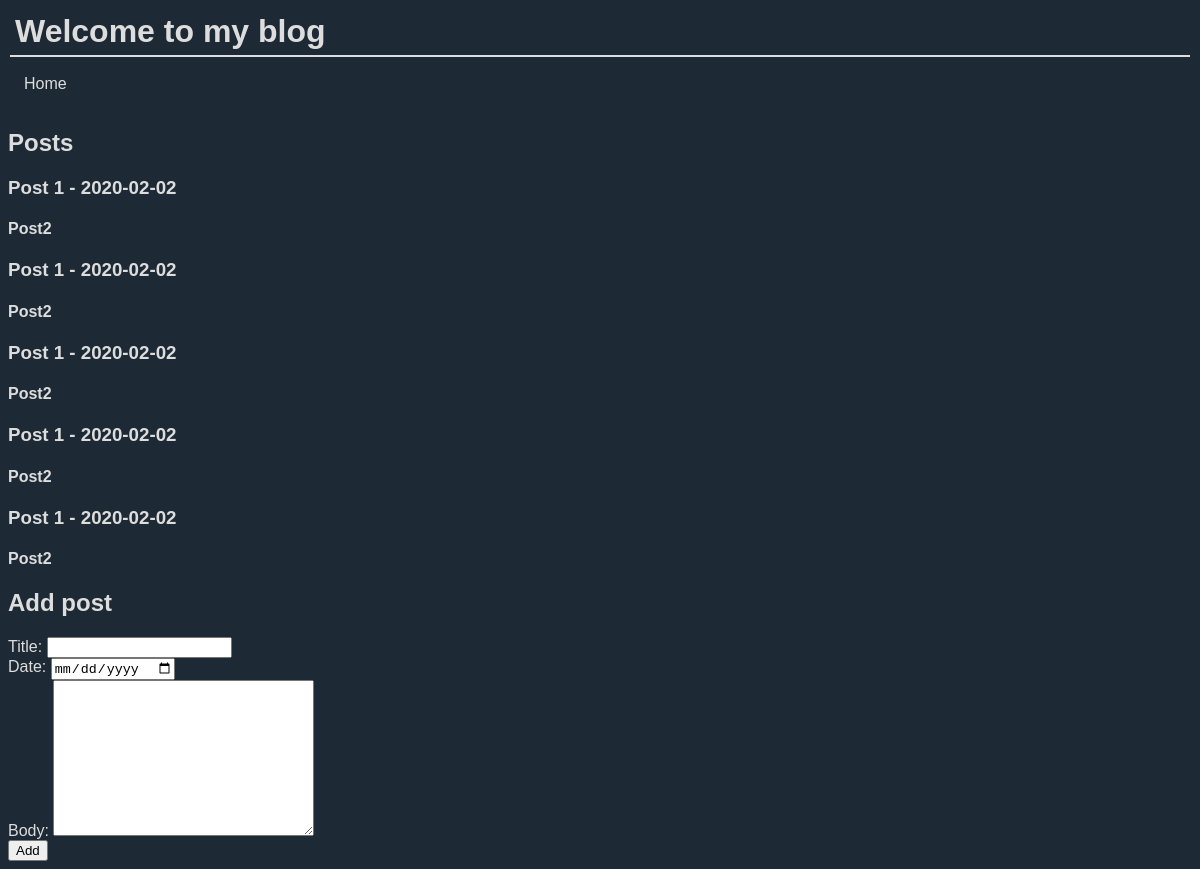
/home/, run on the app's committed database.
### tables this page shows
CREATE TABLE posts (
            id INTEGER PRIMARY KEY AUTOINCREMENT,
            sku TEXT,
            title TEXT,
            date TEXT,
            body TEXT
        );

### app.py (the view)
@app.route('/')
@app.route('/home/')
def home():
    return render_template('home.html', title='Posts page', header='Welcome to my blog', posts=blog.getPosts())

### blogs.py (called while the page is built)
    def getPosts(self, count = 5):
        sql = 'SELECT title, date, body FROM posts ORDER BY date LIMIT ?;'
        posts = self.getDateFromDataBase(sql, count)
        return posts

    def getDateFromDataBase(self, sql, date):
        date = [date]
        self.cursor.execute(sql, date)
        posts = [{'title': title, 'date': date, 'body': body} for title, date, body in self.cursor]
        return posts

### templates/home.html (shortened to what this page needs)
<!DOCTYPE html>
<html lang="en">
    <head>
        <link rel="stylesheet" href="{{url_for('static', filename='css/style.css')}}">
    </head>
    <body>
        <h1>{{header}}</h1>
        <div>
            <ul class="header">
                <li>
                    <a href="{{url_for('home')}}">Home</a></li>
            </ul>
        </div>
        <h2>Posts</h2>
        {% for item in posts %}
            <div class="posts-item">
                <h3>{{item.title}} - {{item.date}}</h3>
                <h4>{{item.body}}</h4>
            </div>
        {% endfor %}
        <h2>Add post</h2>
        <form action="/posts/" method="POST">
            Title: <input type="text" name="title" /><br/>
            Date: <input type="date" name="date" /><br/>
            Body: <textarea name="body" rows="10" cols="30"></textarea><br/>
            <input type="submit" value="Add" />
        </form>
    </body>
</html>

### static/css/style.css (style rules this page uses)
body { background-color: #1d2a35; font-family: Verdana, Geneva, Tahoma, sans-serif; color: #ddd; }
.header { list-style-type: none; margin: 0; padding: 0; overflow: hidden; }
.header li { float: left; }
.header a { display: block; color: #ddd; text-align: center; padding: 16px; text-decoration: none; }
h1 { border-bottom: 2px #ddd solid; color: #ddd; text-align: left; padding: 5px; margin: 2px; }

### data on the page
posts: title "Post 1", date "2020-02-02", body "Post2"
posts: title "Post 1", date "2020-02-02", body "Post2"
posts: title "Post 1", date "2020-02-02", body "Post2"
posts: title "Post 1", date "2020-02-02", body "Post2"
posts: title "Post 1", date "2020-02-02", body "Post2"

### other printed values
{{ header }} "Welcome to my blog"
